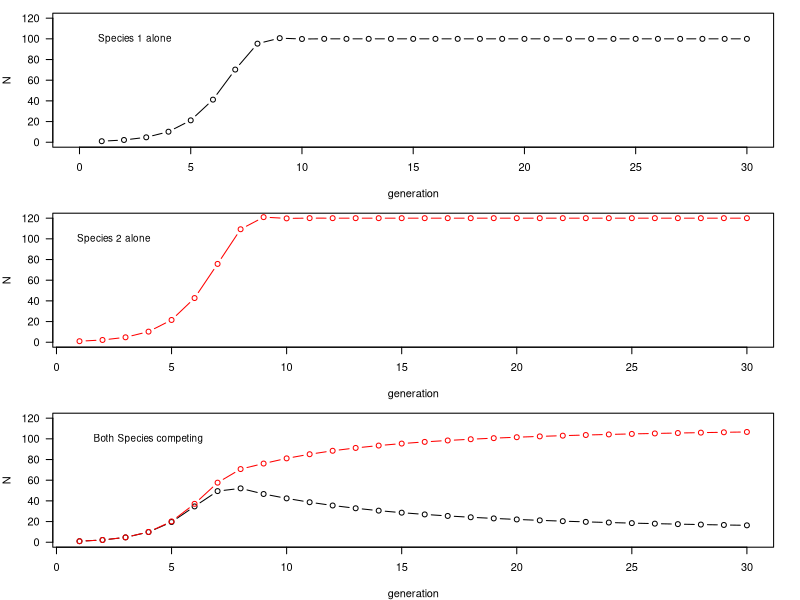

Reproduce this figure in R.
## ---- chunk 1
knitr::opts_chunk$set(echo = TRUE)
## ---- chunk 2
library(ggplot2)
library(gganimate)
library(dplyr)
library(tidyr)

num_gen <- 30             
growth_rate <- 1.2       
K1 <- 100               
K2 <- 120                 
a12 <- 0.8               
a21 <- 0.8                

grow <- function(start_N1, start_N2, comp = TRUE) { #如果 comp = TRUE 就加入物種之間的競爭效果，不然兩個物種獨立成長
  N1 <- numeric(num_gen)
  N2 <- numeric(num_gen)
  N1[1] <- start_N1
  N2[1] <- start_N2
  
  
  for (i in 2:num_gen) {
    if (comp) {
      # 競爭
      N1[i] <- N1[i-1] + growth_rate * N1[i-1] * (K1 - N1[i-1] - a12 * N2[i-1]) / K1
      N2[i] <- N2[i-1] + growth_rate * N2[i-1] * (K2 - N2[i-1] - a21 * N1[i-1]) / K2
    } else {
      # 無競爭（每個物種獨立成長）
      N1[i] <- N1[i-1] + growth_rate * N1[i-1] * (K1 - N1[i-1]) / K1
      N2[i] <- N2[i-1] + growth_rate * N2[i-1] * (K2 - N2[i-1]) / K2
    }
    
    N1[i] <- max(N1[i], 0) 
    N2[i] <- max(N2[i], 0)
  }#如果 N1[i] 是負數，這行會將 N1[i] 設為 0；如果 N1[i] 是正數或 0，則保持原值不變。確保種群數量不會變成負值，讓種群數量至少為零
  
  
  data.frame(generation = 1:num_gen, N1 = N1, N2 = N2) 
}# 產生一個數列 1 到 num_gen，表示從第一代到第 num_gen 代
  #將之前計算得到的 N1（物種1的族群數量隨世代變化的向量）作為 N1 欄


data_species1 <- grow(start_N1 = 1, start_N2 = 0, comp = FALSE)#comp = FALSE:沒有競爭，只有物種1的族群數量增長。
data_species2 <- grow(start_N1 = 0, start_N2 = 1, comp = FALSE)
data_competition <- grow(start_N1 = 1, start_N2 = 1, comp = TRUE)

par(mar=c(4,4,1,2), mfrow=c(3,1), las=1) 



plot(data_species1$generation, data_species1$N1, type = "b", col = "black",xlim=c(0,30),
     ylim = c(0, 120), ylab = "N", xlab = "generation")

text(2.5, 100, "Species 1 alone", col = "black", cex = 0.9)


plot(data_species2$generation, data_species2$N2, type = "b", col = "red",
     ylim = c(0, 120), ylab = "N", xlab = "generation")
text(2.5, 100, "Species 2 alone", col = "black", cex = 0.9)


plot(data_competition$generation, data_competition$N1, type = "b", col = "black",
     ylim = c(0, 120), ylab = "N", xlab = "generation")
lines(data_competition$generation, data_competition$N2, type = "b", col = "red")
text(4, 100, "Both Species competing", col = "black", cex = 0.9)
